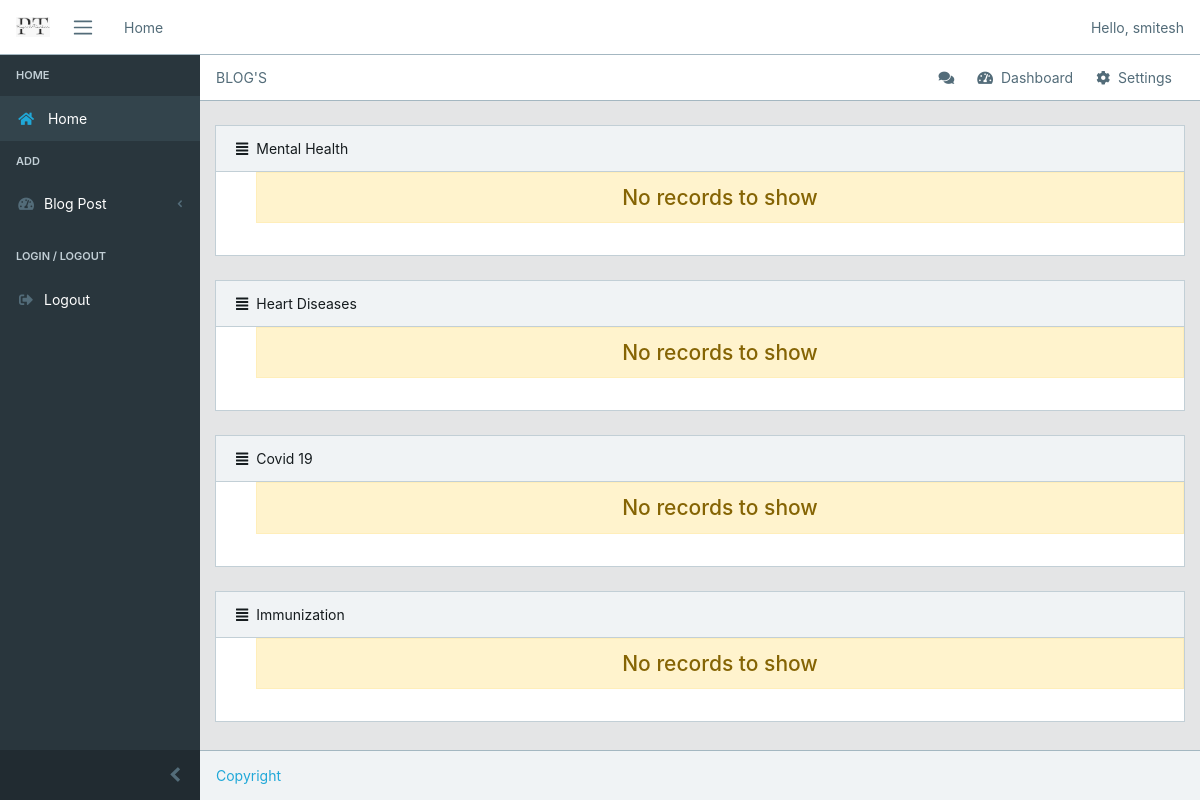
/account/18 (signed in), run on an earlier commit of the app's database.
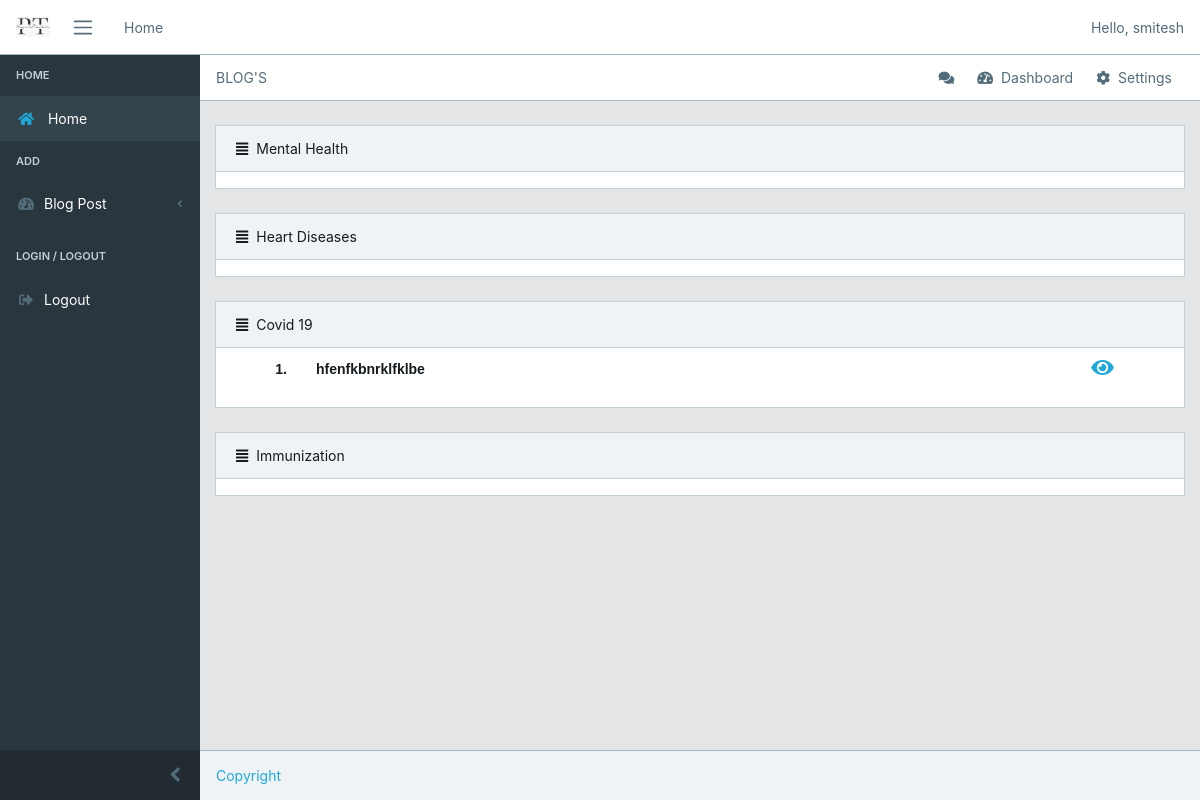
And on a later commit of the database.
### home/models.py (models this page shows)
class Blog(models.Model):
    user= models.CharField(max_length=80,default='NULL')
    title = models.CharField(max_length=80,default='NULL')
    image=models.ImageField(null=True,blank=True,upload_to='static/core/profile')
    category = models.CharField(max_length=80,default='NULL')
    summary=models.TextField(max_length=500,blank=True)
    content=models.TextField(max_length=500,blank=True)
    draft= models.BooleanField(default=False)

### home/views.py (the view)
# urls.py: path('account/<str:id>',views.client,name='client'),
def client(request,id):
    if request.user.is_authenticated:
        client=User.objects.get(pk=id)
        user=extended_user.objects.get(user=client)
        if user.type:
            blog=Blog.objects.filter(user=client.username)
        else:
            blog=Blog.objects.filter(draft=False)
        return render(request,'dashboard.html',{'client':client,'user':user,'blog':blog})
    else:
        return redirect('login')

### templates/dashboard.html (shortened to what the changed rows need)
{% extends 'base1.html' %}
{% load static %}
{% block content %}
<div class="col-md-12">
  <div class="card">
    {% block content1 %}
    <ol start="1">
    {% if blog %}
  <table border=0 id='table1' align='left'>
    {% for i in blog %}
    {% if i.category == 'mental health' %}
    <tr id='tr1'>
      <td id='td1' width='50px' >
        {{forloop.counter}}.
      </td>
    <td id='td1' style='text-align: left;'>
    {{ i.title }}
    </td>
    <td id='td1' width='70px' align='center'>
      <a href="{% url 'show' i.id %}"><i class="fa fa-eye" style='cursor: pointer;font-size:20px'></i></a>
    </td>
    </tr>
    {% endif %}
    {%endfor%}
  </table>
  {% else %}
    <h4 class = 'text-center alert alert-warning'>No records to show</h4>
    {% endif %}
</ol>
{% endblock %}
  </div>
</div>
<div class="col-md-12">
  <div class="card">
    {% block content2 %}
    <ol start="1">
    {% if blog %}
  <table border=0 id='table1' align='left'>
    {% for i in blog %}
    {% if i.category == 'heart diseases' %}
    <tr id='tr1'>
      <td id='td1' width='50px' >
        {{forloop.counter}}.
      </td>
    <td id='td1' style='text-align: left;'>
    {{ i.title }}
    </td>
    <td id='td1' width='70px' align='center'>
      <a href="{% url 'show' i.id %}"><i class="fa fa-eye" style='cursor: pointer;font-size:20px'></i></a>
    </td>
    </tr>
    {% endif %}
    {%endfor%}
  </table>
  {% else %}
    <h4 class = 'text-center alert alert-warning'>No records to show</h4>
    {% endif %}
</ol>
{% endblock %}
  </div>
</div>
<div class="col-md-12">
  <div class="card">
    {% block content3 %}
    <ol start="1">
    {% if blog %}
  <table border=0 id='table1' align='left'>
    {% for i in blog %}
    {% if i.category == 'covid19' %}
    <tr id='tr1'>
      <td id='td1' width='50px' >
        {{forloop.counter}}.
      </td>
    <td id='td1' style='text-align: left;'>
    {{ i.title }}
    </td>
    <td id='td1' width='70px' align='center'>
      <a href="{% url 'show' i.id %}"><i class="fa fa-eye" style='cursor: pointer;font-size:20px'></i></a>
    </td>
    </tr>
    {% endif %}
    {%endfor%}
  </table>
  {% else %}
    <h4 class = 'text-center alert alert-warning'>No records to show</h4>
    {% endif %}
</ol>
{% endblock %}
  </div>
</div>
<div class="col-md-12">
  <div class="card">
    {% block content4 %}
    <ol start="1">
    {% if blog %}
  <table border=0 id='table1' align='left'>
    {% for i in blog %}
    {% if i.category == 'immunization' %}
    <tr id='tr1'>
      <td id='td1' width='50px' >
        {{forloop.counter}}.
      </td>
    <td id='td1' style='text-align: left;'>
    {{ i.title }}
    </td>
    <td id='td1' width='70px' align='center'>
      <a href="{% url 'show' i.id %}"><i class="fa fa-eye" style='cursor: pointer;font-size:20px'></i></a>
    </td>
    </tr>
    {% endif %}
    {%endfor%}
  </table>
  {% else %}
    <h4 class = 'text-center alert alert-warning'>No records to show</h4>
    {% endif %}
</ol>
{% endblock %}
  </div>
</div>
{% endblock %}

What changed in the data, as far as the page shows it:
added Blog: title "hfenfkbnrklfklbe"
Also different on the page:
text no longer shown: "No records to show No records to show No records to show No records to show"
